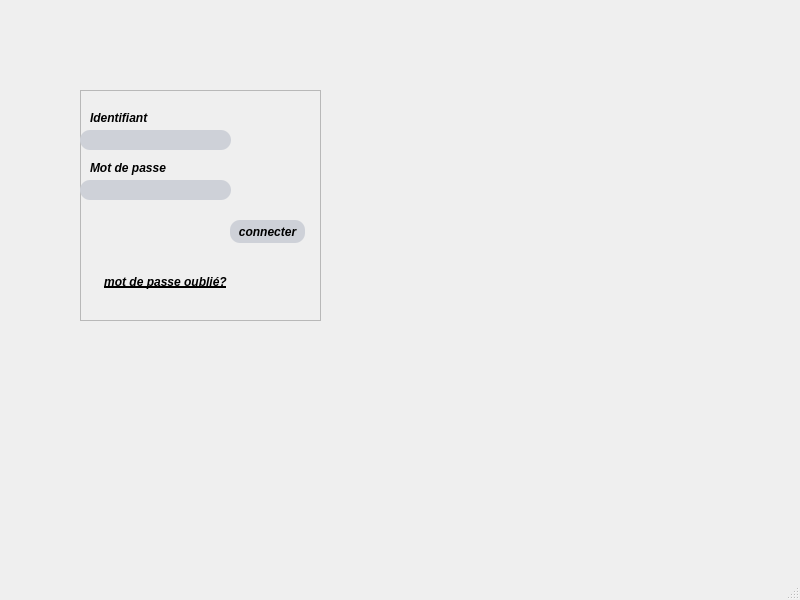
<?xml version="1.0" encoding="UTF-8"?>
<ui version="4.0">
 <class>MainWindow</class>
 <widget class="QMainWindow" name="MainWindow">
  <property name="geometry">
   <rect>
    <x>0</x>
    <y>0</y>
    <width>800</width>
    <height>600</height>
   </rect>
  </property>
  <property name="windowTitle">
   <string>MainWindow</string>
  </property>
  <widget class="QWidget" name="centralwidget">
   <widget class="QLabel" name="label">
    <property name="geometry">
     <rect>
      <x>0</x>
      <y>0</y>
      <width>800</width>
      <height>500</height>
     </rect>
    </property>
    <property name="mouseTracking">
     <bool>false</bool>
    </property>
    <property name="tabletTracking">
     <bool>false</bool>
    </property>
    <property name="acceptDrops">
     <bool>false</bool>
    </property>
    <property name="styleSheet">
     <string notr="true"/>
    </property>
    <property name="text">
     <string/>
    </property>
    <property name="pixmap">
     <pixmap>../gros-plan-docteur-devant-fond-clair_53419-4416.jpg</pixmap>
    </property>
    <property name="scaledContents">
     <bool>true</bool>
    </property>
   </widget>
   <widget class="QFrame" name="frame">
    <property name="geometry">
     <rect>
      <x>80</x>
      <y>90</y>
      <width>241</width>
      <height>231</height>
     </rect>
    </property>
    <property name="styleSheet">
     <string notr="true">QLineEdit{
background-color:#ced1d8;
border-style:inset;
border-radius:10px;
}
QPushButton{
border-style:outset;
border-radius:10px;
}

QPushButton:pressed{
background-color:rgb(0,100,200);
border-style:inset;
}
QLabel{
color:black;
front-style:italic blod;
front-size:15px;
}</string>
    </property>
    <property name="frameShape">
     <enum>QFrame::StyledPanel</enum>
    </property>
    <property name="frameShadow">
     <enum>QFrame::Raised</enum>
    </property>
    <widget class="QLabel" name="Identifiant">
     <property name="geometry">
      <rect>
       <x>10</x>
       <y>20</y>
       <width>71</width>
       <height>16</height>
      </rect>
     </property>
     <property name="font">
      <font>
       <weight>75</weight>
       <italic>true</italic>
       <bold>true</bold>
       <underline>false</underline>
       <strikeout>false</strikeout>
       <kerning>true</kerning>
      </font>
     </property>
     <property name="styleSheet">
      <string notr="true"/>
     </property>
     <property name="text">
      <string>Identifiant</string>
     </property>
    </widget>
    <widget class="QLineEdit" name="lineEdit_Identifiant">
     <property name="geometry">
      <rect>
       <x>0</x>
       <y>40</y>
       <width>151</width>
       <height>20</height>
      </rect>
     </property>
     <property name="styleSheet">
      <string notr="true"/>
     </property>
     <property name="maxLength">
      <number>8</number>
     </property>
     <property name="frame">
      <bool>true</bool>
     </property>
     <property name="echoMode">
      <enum>QLineEdit::Normal</enum>
     </property>
     <property name="clearButtonEnabled">
      <bool>false</bool>
     </property>
    </widget>
    <widget class="QLabel" name="motdepasse">
     <property name="geometry">
      <rect>
       <x>10</x>
       <y>70</y>
       <width>81</width>
       <height>16</height>
      </rect>
     </property>
     <property name="font">
      <font>
       <weight>75</weight>
       <italic>true</italic>
       <bold>true</bold>
      </font>
     </property>
     <property name="styleSheet">
      <string notr="true"/>
     </property>
     <property name="text">
      <string>Mot de passe</string>
     </property>
    </widget>
    <widget class="QLineEdit" name="lineEdit_motdepasse">
     <property name="geometry">
      <rect>
       <x>0</x>
       <y>90</y>
       <width>151</width>
       <height>20</height>
      </rect>
     </property>
     <property name="styleSheet">
      <string notr="true"/>
     </property>
     <property name="maxLength">
      <number>8</number>
     </property>
     <property name="echoMode">
      <enum>QLineEdit::Password</enum>
     </property>
     <property name="placeholderText">
      <string/>
     </property>
    </widget>
    <widget class="QPushButton" name="connecter">
     <property name="geometry">
      <rect>
       <x>150</x>
       <y>130</y>
       <width>75</width>
       <height>23</height>
      </rect>
     </property>
     <property name="font">
      <font>
       <weight>75</weight>
       <italic>true</italic>
       <bold>true</bold>
      </font>
     </property>
     <property name="styleSheet">
      <string notr="true">QPushButton:pressed{
background-color:rgb(0,100,200);
border-style:inset;
}
QPushButton{
background:#ced1d8;
}</string>
     </property>
     <property name="text">
      <string>connecter</string>
     </property>
    </widget>
    <widget class="QPushButton" name="modepasseoublie">
     <property name="geometry">
      <rect>
       <x>20</x>
       <y>180</y>
       <width>131</width>
       <height>23</height>
      </rect>
     </property>
     <property name="font">
      <font>
       <weight>75</weight>
       <italic>true</italic>
       <bold>true</bold>
       <underline>true</underline>
      </font>
     </property>
     <property name="styleSheet">
      <string notr="true">QPushButton:pressed{
background-color:rgb(0,100,200);
border-style:inset;
}</string>
     </property>
     <property name="text">
      <string>mot de passe oublié?</string>
     </property>
    </widget>
   </widget>
  </widget>
  <widget class="QMenuBar" name="menubar">
   <property name="geometry">
    <rect>
     <x>0</x>
     <y>0</y>
     <width>800</width>
     <height>21</height>
    </rect>
   </property>
  </widget>
  <widget class="QStatusBar" name="statusbar"/>
 </widget>
 <resources/>
 <connections/>
</ui>
